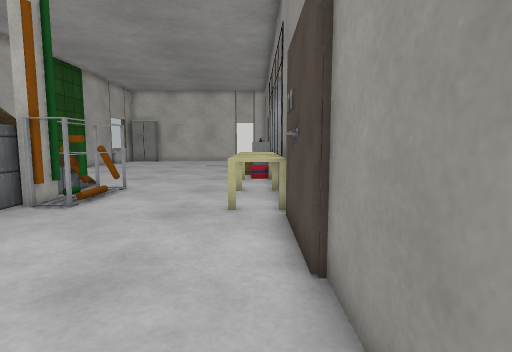
view 1 (above)

17 first-person views from a walk through a Webots world. The camera is 0.9 m above the floor, tilts 6° down and sees 80° across. The floor is counted in squares, 0.5 m on a side. Each view is taken from the middle of a square. On the plan, view 1 faces up. The plan holds only what a view shows up to about 16 squares ahead; the rest is blank. The place goes on beyond the plan. Robots are left out. Webots' stock objects and surfaces are drawn as simple stand-ins. Door leaves are left out.

view 2
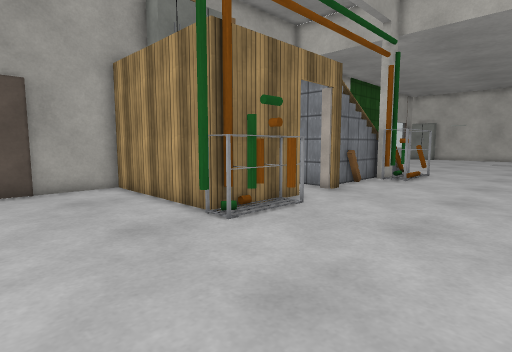

view 3
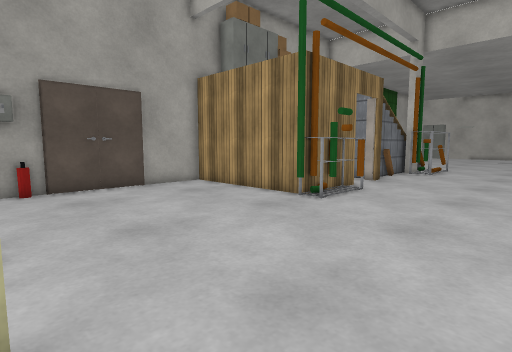

view 4
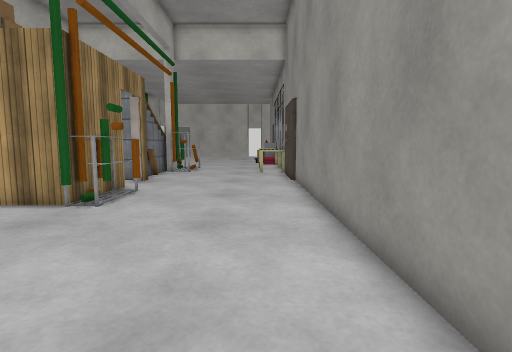

view 5
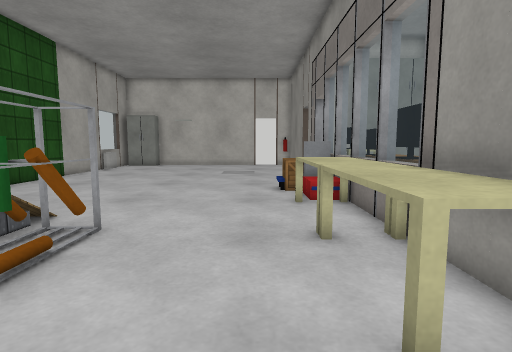

view 6
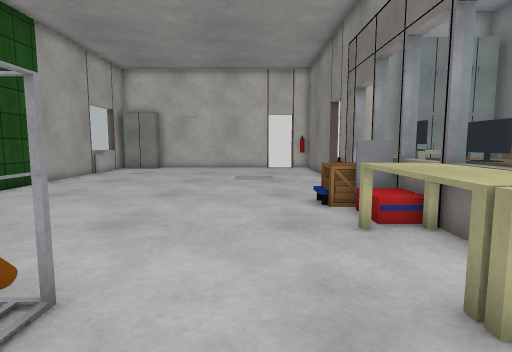

view 7
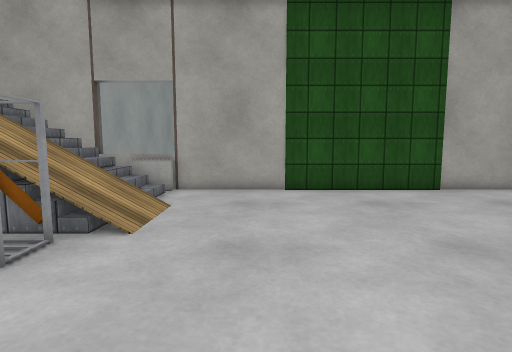

view 8
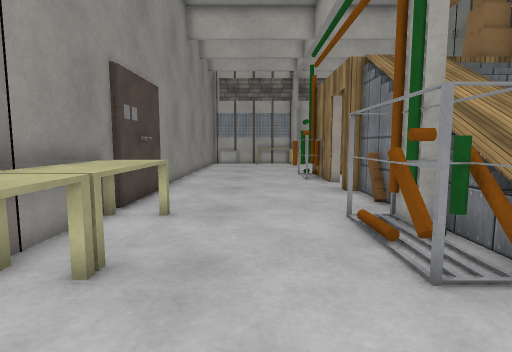

view 9
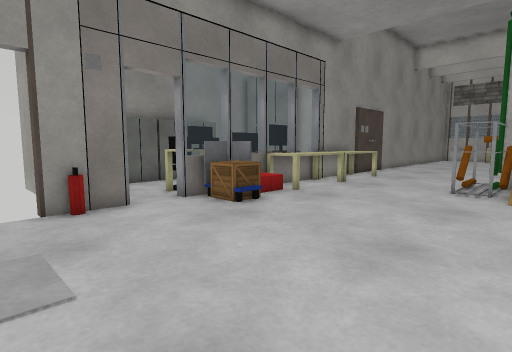

view 10
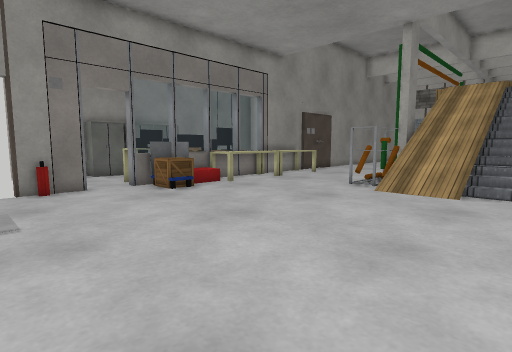

view 11
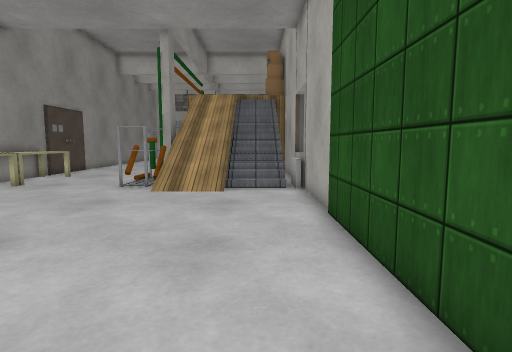

view 12
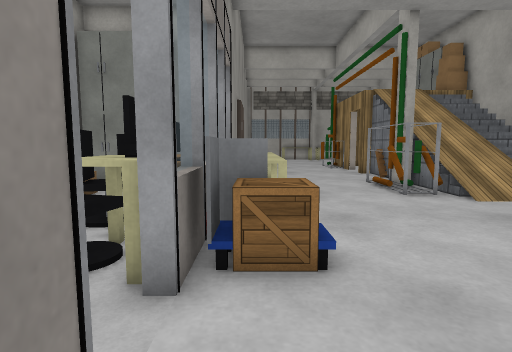

view 13
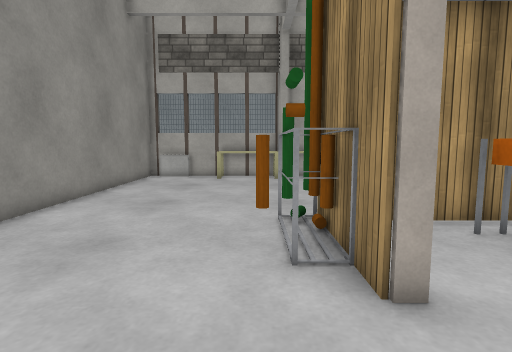

view 14
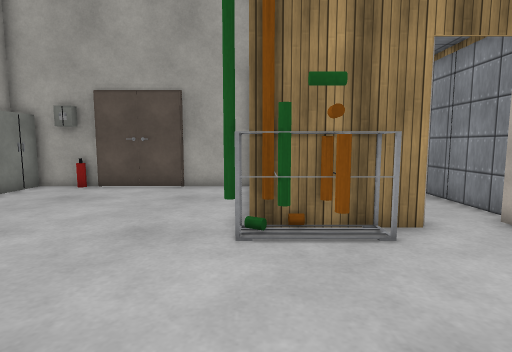

view 15
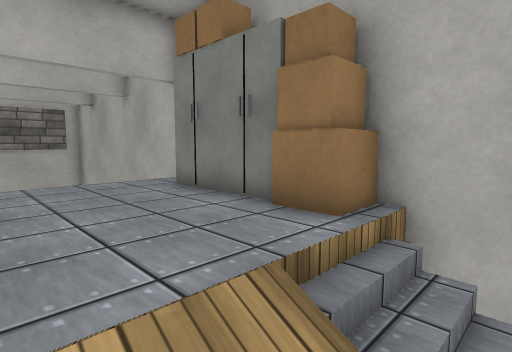

view 16
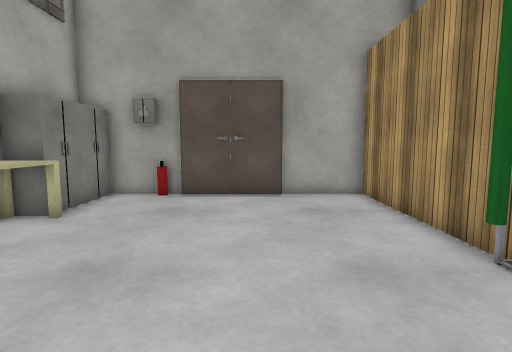

view 17
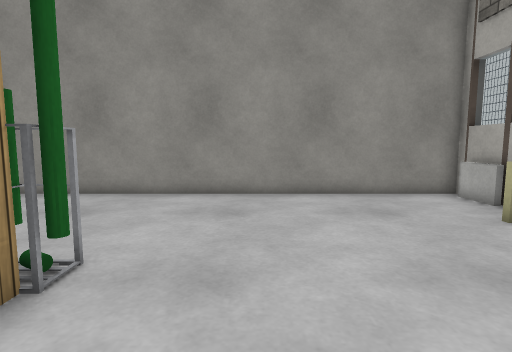

### Floor plan
Key: @ floor where view 1 was taken; # wall or solid block; . main floor; : floor 2.5 m higher than the main floor; / step, stairs or slope; D open door; v drop or lower ground; C cart; P plastic crate; T table; B black box; R brown pole; G green pole; L pole; W brown cylinder; E door leaf; N wooden box; A cardboard box; I cabinet; Y green cylinder; F fire extinguisher; M monitor; S desk; H office chair; J radiator; O other object.
Columns run from 15 left of view 1 to 3 right of it. Each row starts with its distance up from view 1.
 25   #.. ........  D
 24   #.............D#
 23   #.............F#
 22   #.............##
 21   #.............B
 20   #.............D
 19   #...........NNBMH
 18   #...........NC#MH
 17   #............PBMS
 16   #............P#MH
 15   #...........TTBMH
 14   #...........TT#M
 13   #../ //.....TTOM
 12   J/    vOR...TT#OO
 11   #     vGR...TTO
 10 ###     LWW...TT###
  9   #     LRW...TT#
  8   #     /......T#
  7   #     v.......E
  6   #    /v.......E
  5   #      .......E
  4   #A//..#N......#
  3   #A:/..........#
  2   #I:/..........#
  1   #A::..#O......#
  0   #A::..#Y.....@#
 -1   #I://.#WR.....#
 -2   #######RY.....#
 -3   #......G......#
 -4   #.............#
 -5   #.............#
 -6   E.............#
 -7   E.............#
 -8   E.............#
 -9   F.............#
-10   I.............#
-11   #IIITTTTTTT...#

Where each view was taken, in squares from view 1:
view 1: 0 up, 0 right, facing up
view 2: 7 down, 0 right, facing up-left
view 3: 11 down, 0 right, facing up-left
view 4: 11 down, 1 left, facing up
view 5: 6 up, 2 left, facing up
view 6: 9 up, 3 left, facing up
view 7: 16 up, 1 left, facing left
view 8: 16 up, 3 left, facing down
view 9: 25 up, 8 left, facing down-right
view 10: 25 up, 12 left, facing down-right
view 11: 25 up, 11 left, facing down
view 12: 23 up, 0 right, facing down
view 13: 5 up, 5 left, facing down
view 14: 2 down, 0 right, facing left
view 15: 6 up, 8 left, facing down-left
view 16: 6 down, 2 left, facing left
view 17: 5 down, 10 left, facing right
